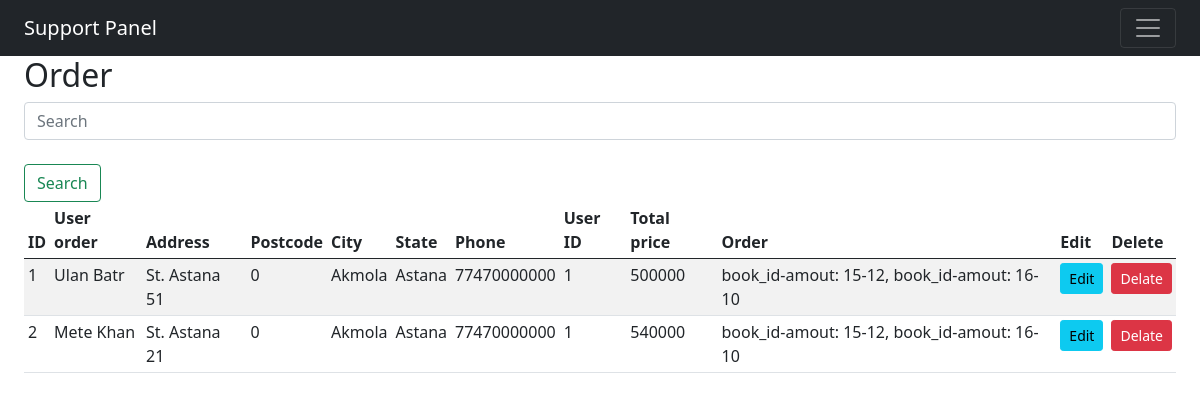
Page /support/order_view.php (signed in) on the earlier database version.
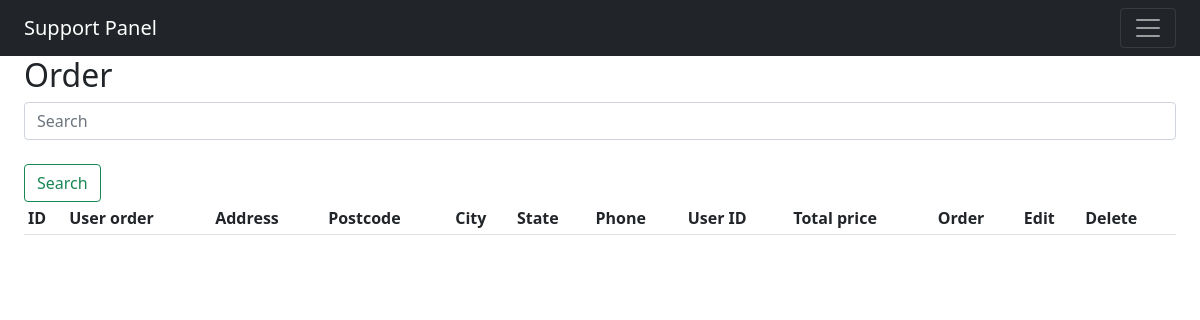
Same page on the later database version.
### tables this page shows
CREATE TABLE IF NOT EXISTS `order_table` (
  	`order_id` INT(10) NOT NULL AUTO_INCREMENT,
  	`order_name` VARCHAR(30) NOT NULL,
  	`order_address` VARCHAR(200) NOT NULL,
  	`order_pincode` INT(20) NOT NULL,
  	`order_city` VARCHAR(30) NOT NULL,
  	`order_state` VARCHAR(30) NOT NULL,
  	`order_mobile` VARCHAR(15) NOT NULL,
  	`order_register_id` INT(8) NOT NULL,
  	`order_total_price` INT(50) NOT NULL,
  	`order_list_books` LONGTEXT NOT NULL,
  	PRIMARY KEY (`order_id`)
);

### support/functions/process_order_view_data.php (the view)
<?php
    function display_data($order_list_result)
    {
        while($order_row = mysqli_fetch_assoc($order_list_result))
		{
			echo '
				<tr>
					<td>' . $order_row['order_id'] . '</td>
					<td>' . $order_row['order_name'] . '</td>
					<td>' . $order_row['order_address'] . '</td>
					<td>' . $order_row['order_pincode'] . '</td>
					<td>' . $order_row['order_city'] . '</td>
                    <td>' . $order_row['order_state'] . '</td>
                    <td>' . $order_row['order_mobile'] . '</td>
                    <td>' . $order_row['order_register_id'] . '</td>
                    <td>' . $order_row['order_total_price'] . '</td>
                    <td>' . $order_row['order_list_books'] . '</td>
					<td align="center"><a class="btn btn-info btn-sm" href="order_edit.php?id=' . $order_row['order_id'] . '">Edit</a></td>
					<td align="center"><a class="btn btn-danger btn-sm" href="functions/process_order_del.php?id=' . $order_row['order_id'] . '">Delate</a></td>
				</tr>
            ';
		}
    }
?>

Differences in the rows shown:
removed order_table: order_id "1", order_name "Ulan Batr", order_address "St. Astana 51", order_pincode "0", order_city "Akmola", order_state "Astana", order_mobile "77470000000", order_register "1", order_total_price "500000", order_list_books "book_id-amout: 15-12, book_id-amout: 16-10"
removed order_table: order_id "2", order_name "Mete Khan", order_address "St. Astana 21", order_pincode "0", order_city "Akmola", order_state "Astana", order_mobile "77470000000", order_register "1", order_total_price "540000", order_list_books "book_id-amout: 15-12, book_id-amout: 16-10"
